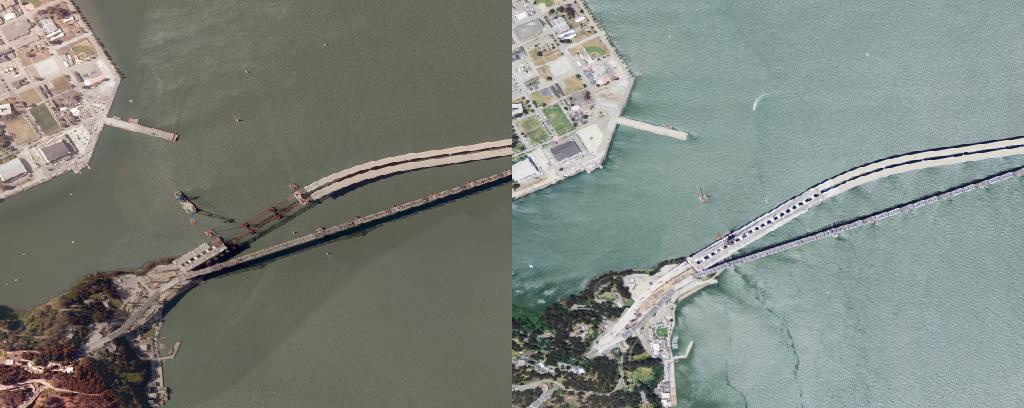
#> input picture changetiles/BayBridge-2010-2012-inputstiled.jpg, 1024 x 408 px
$ python test_binomial.py changetiles/BayBridge-2010-2012-inputstiled.jpg out.png out.png   (Python 2 division)
#> lines starting #> are read from the running program, lines starting #| are printed output that depends on the picture; after the words box and inside, x2 and y2 are one past the last pixel; in counts of white or black regions, pixels touching at a corner belong together; long printed decimals are rounded
""" test_binomial.py
Test whether keypoints are binomially distributed throughout an image.
:params:
: image_file: Filename of image
: save_file: Filename for saved K-S graph
: save_image_file: Filename for saved gridded image with keypoints
"""

import argparse
import numpy as np
import cv2
import scipy.stats
import matplotlib.pyplot as plt

# global parameters
NUMBER_OF_PATCHES_WIDE = 20
NUMBER_OF_PATCHES_HIGH = 16
KAZE_PARAMETER = 0.0003                 	# empirical
keypoint_color = (127,0,0)
black_color = (0,0,0)

def _count_keypoints_in_each_neighborhood(kps,im):
    # count keypoints in each patch defined by NUMBER_OF_PATCHES_{WIDE/HIGH}
    kp_count = np.zeros([NUMBER_OF_PATCHES_WIDE,NUMBER_OF_PATCHES_HIGH])
    for kp in kps:
        kp_count[int(kp.pt[1]/PATCH_WIDTH),int(kp.pt[0]/PATCH_HEIGHT)] += 1

    return kp_count.flatten()

def _calculate_keypoint_count_pmf(kp_count):
    # calculate properties of kp_count distribution
    max_count = kp_count.max()
    num_keypoints = kp_count.sum()
    prob = np.mean(kp_count) / float(num_keypoints)

    # calculate expected binomial pmf
    count_vals = np.arange(max_count)
    pmf_vals = NUMBER_OF_PATCHES_HIGH * NUMBER_OF_PATCHES_WIDE * scipy.stats.binom.pmf(count_vals,num_keypoints,prob)

    # calculate chi-squared
    kp_count_histogram = np.histogram(kp_count,max_count+1)[0]
    chi2,p = scipy.stats.chisquare(kp_count_histogram,pmf_vals)

    return pmf_vals,chi2,p

def _calculate_binom_cdf(kp_count):
    # calculate the CDF of a binomial distribution with the properties of kp_count
    max_count = kp_count.max()
    num_keypoints = kp_count.sum()
    prob = np.mean(kp_count) / float(num_keypoints)
    count_vals = np.arange(max_count)
    cdf_vals = scipy.stats.binom.cdf(count_vals,num_keypoints,prob)

    return count_vals, cdf_vals

def _calculate_ks_statistic(kp_cdf,binom_cdf):
    # calculate Kolmogorov-Smirnov statistic
    ks_vals = abs(kp_cdf - binom_cdf)
    return ks_vals.max()

def _prepare_image(im,kps):
    # draw grid lines and keypoints on image
    im_out = im.copy()
    for x in np.arange(NUMBER_OF_PATCHES_WIDE):
        im_out[x*PATCH_WIDTH,:] = black_color
    for y in np.arange(NUMBER_OF_PATCHES_HIGH):
        im_out[:,y*PATCH_HEIGHT] = black_color
    cv2.drawKeypoints(im_out,kps,im_out,color=keypoint_color,flags=0)
    return im_out

# main

# read args
parser = argparse.ArgumentParser(description='Test whether keypoints are binomially distributed.')
parser.add_argument('image_file', type=str, help='Image filename.')
parser.add_argument('save_file', type=str, help='Filename to save result.')
parser.add_argument('save_image_file', type=str, help='Filename to save image result.')
args = parser.parse_args()

# instantiate KAZE object
KAZE = cv2.KAZE_create(threshold = KAZE_PARAMETER)

# try to load image file [note grayscale: 0; color: 1; with alpha channel: cv2.IMREAD_UNCHANGED]
im_raw = cv2.imread(args.image_file,0)
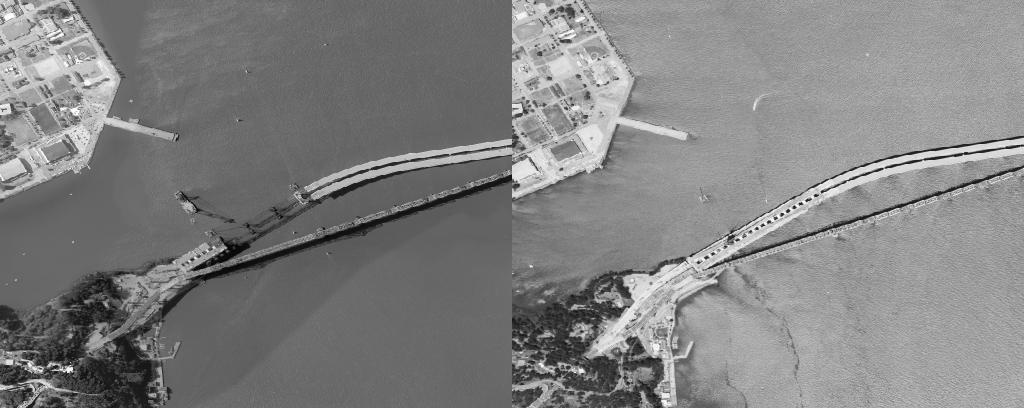
#> im_raw: shape (408, 1024); min 0, max 255, mean 129.3
im_color = cv2.imread(args.image_file,1)
#> im_color is the input picture: shape (408, 1024, 3); mean B, G, R 125.5, 131.8, 125.7
im_unchanged = cv2.imread(args.image_file,cv2.IMREAD_UNCHANGED)
IMAGE_WIDTH, IMAGE_HEIGHT = im_raw.shape[0], im_raw.shape[1]
#> IMAGE_WIDTH = 408; IMAGE_HEIGHT = 1024
print("Image width: {0}; image height: {1}".format(IMAGE_WIDTH,IMAGE_HEIGHT))
#| Image width: 408; image height: 1024
PATCH_WIDTH = IMAGE_WIDTH / NUMBER_OF_PATCHES_WIDE
#> PATCH_WIDTH = 20
PATCH_HEIGHT = IMAGE_HEIGHT / NUMBER_OF_PATCHES_HIGH
#> PATCH_HEIGHT = 64
print("Patch size: {0} wide, {1} high".format(PATCH_WIDTH,PATCH_HEIGHT))
#| Patch size: 20 wide, 64 high

# discard edges of image that are outside patch grid
trimmed_width = PATCH_WIDTH * NUMBER_OF_PATCHES_WIDE
#> trimmed_width = 400
trimmed_height = PATCH_HEIGHT * NUMBER_OF_PATCHES_HIGH
#> trimmed_height = 1024
print("Trimmed image: {0} wide, {1} high".format(trimmed_width,trimmed_height))
#| Trimmed image: 400 wide, 1024 high
im = np.zeros((trimmed_width,trimmed_height),dtype='uint8')
im[:,:] = im_raw[0:trimmed_width,0:trimmed_height]
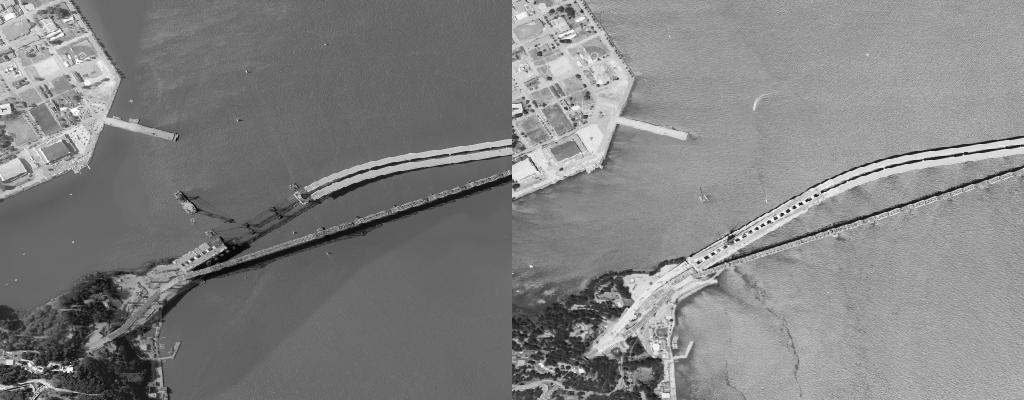
#> im: shape (400, 1024); min 0, max 255, mean 129.6

# detect keypoints
kps = KAZE.detect(im,None)
#> kps = 2979 keypoints; strongest (x, y, size): (603, 339, 26.5), (69, 369, 5.9), (100, 339, 20.4), (531, 169, 29.8)
print 'Found {0} kps in image'.format(len(kps))
#| Found 2979 kps in image

# count keypoints in each neighborhood/patch
kp_count = _count_keypoints_in_each_neighborhood(kps,im)
#> the loop in _count_keypoints_in_each_neighborhood, `for kp in kps:` made 2979 passes
#> kp on passes 1 to 3: keypoint at (29.8, 5.9), size 3.5, keypoint at (43.3, 6.4), size 3.5, keypoint at (554.7, 6.2), size 3.5
#> kp_count = 320 values, max 49 at index 88, min 0 at index 2, mean 9.31

# calculate theoretical binomial CDF
count_vals, binom_cdf = _calculate_binom_cdf(kp_count)
#> in _calculate_binom_cdf, `max_count = kp_count.max()`: max_count = 49
#> in _calculate_binom_cdf, `num_keypoints = kp_count.sum()`: num_keypoints = 2979
#> in _calculate_binom_cdf, `prob = np.mean(kp_count) / float(num_keypoints)`: prob = 0.00312
#> in _calculate_binom_cdf, `cdf_vals = scipy.stats.binom.cdf(count_vals,num_keypoints,prob)`: cdf_vals = 49 values from 8.93e-05 to 1
#> count_vals = 49 values from 0 to 48; binom_cdf = 49 values from 8.93e-05 to 1

# calculate CDF for keypoints
bin_edges = np.arange(kp_count.max()+1)
#> bin_edges = 50 values from 0 to 49
kp_hist, bin_edges = np.histogram(kp_count,bin_edges,density=True)
#> kp_hist = 49 values, max 0.503 at index 0, min 0 at index 42, mean 0.0204
kp_cdf = np.cumsum(kp_hist)
#> kp_cdf = 49 values from 0.503 to 1

# calculate K-S statistic
ks_stat = _calculate_ks_statistic(kp_cdf,binom_cdf)
#> in _calculate_ks_statistic, `ks_vals = abs(kp_cdf - binom_cdf)`: ks_vals = 49 values, max 0.577 at index 3, min 4.44e-16 at index 48, mean 0.178
#> ks_stat = 0.577

# print output
print("File: {0}, N_kps: {1}, K-S stat: {2}".format(args.image_file,len(kps),ks_stat))
#| File: changetiles/BayBridge-2010-2012-inputstiled.jpg, N_kps: 2979, K-S stat: 0.5768

# build figure
fig = plt.figure(figsize=(5,3.5))

# plot keypoints-per-patch histogram and expected pmf
ax1 = fig.add_subplot(1,1,1)
ax1.plot(count_vals+0.5, kp_cdf,'bs')
ax1.plot(count_vals+0.5, binom_cdf,'ro')     # offset x vals by 0.5 to center point on bar
ax1.set_xlabel("Keypoints in patch")
ax1.set_ylabel("Cumulative fraction of patches")

# save
fig.savefig(args.save_file, bbox_inches='tight')
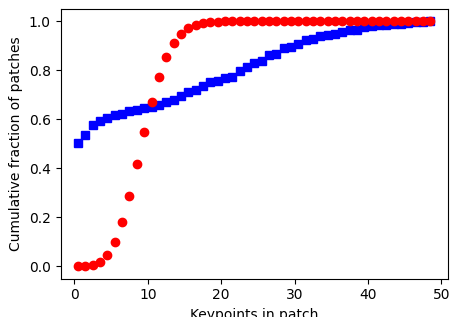
#> figure drawn by matplotlib, 1 panel; curve peaks at x = 48.5, y = 1; curve peaks at x = 44.5, y = 1

# display
#plt.show()

# save image with keypoints and gridlines
cv2.imwrite(args.save_image_file,_prepare_image(im_unchanged,kps))
#> after the loop in _prepare_image, `for x in np.arange(NUMBER_OF_PATCHES_WIDE):`:
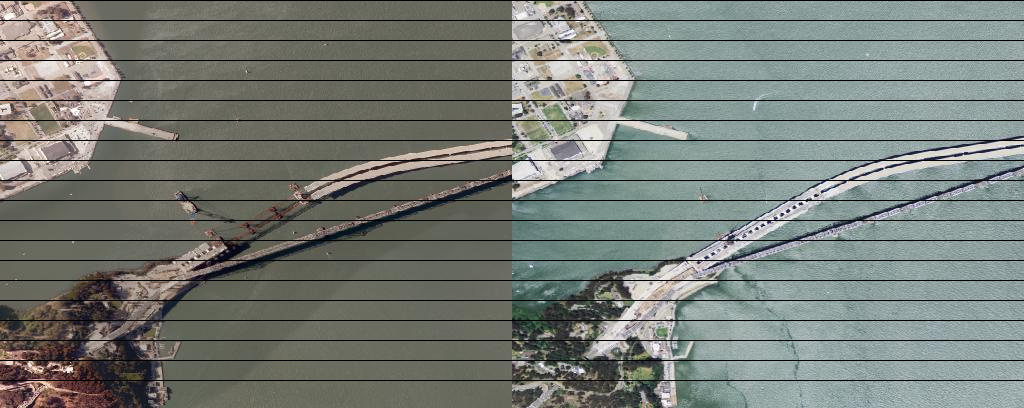
#> im_out: shape (408, 1024, 3); 4.9% of pixels changed, all inside (x1, y1, x2, y2) = (0, 0, 1024, 381)
#> after the loop in _prepare_image, `for y in np.arange(NUMBER_OF_PATCHES_HIGH):`:
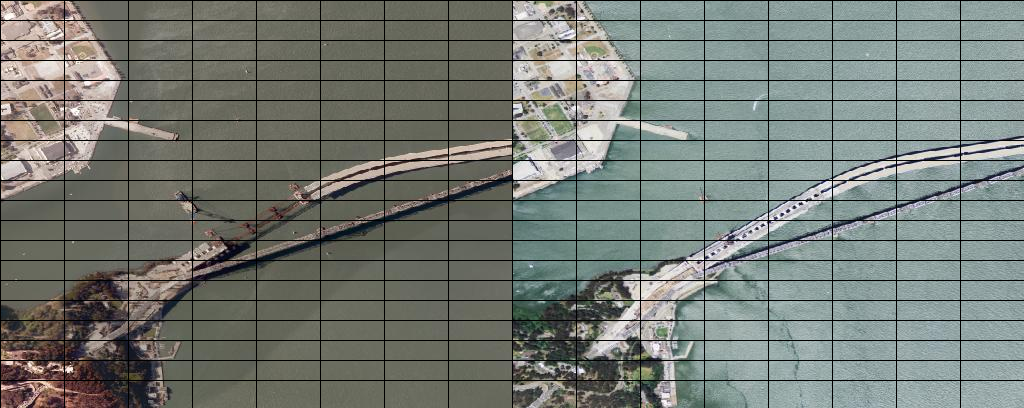
#> im_out: shape (408, 1024, 3); 1.49% of pixels changed, all inside (x1, y1, x2, y2) = (0, 1, 961, 408)
#> in _prepare_image, `cv2.drawKeypoints(im_out,kps,im_out,color=keypoint_color,flags=0)`:
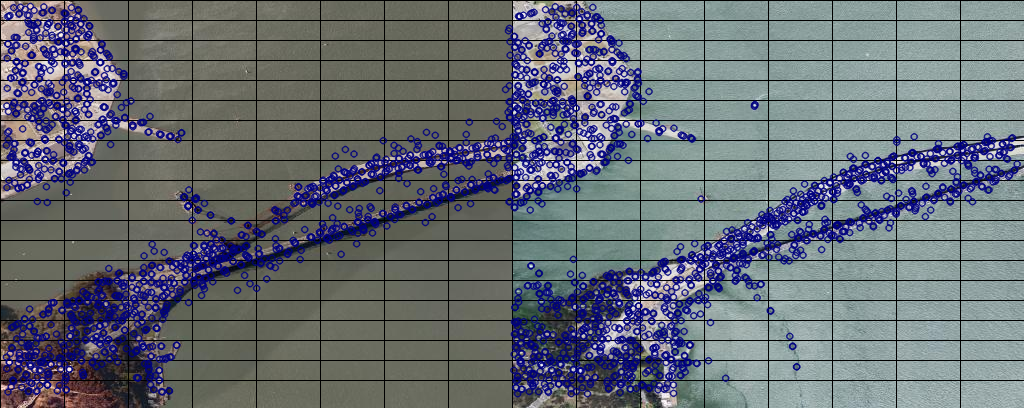
#> im_out: shape (408, 1024, 3); 19.91% of pixels changed, all inside (x1, y1, x2, y2) = (2, 2, 1022, 398)

"""
# add image with keypoints
fig2 = plt.figure()
ax2 = fig2.add_subplot(1,1,1)
im_drawn = _prepare_image(im_color,kps)
ax2.imshow(im_drawn,alpha=0.8)
ax2.xaxis.set_visible(False)
ax2.yaxis.set_visible(False)
fig2.savefig(args.save_image_file, bbox_inches='tight', transparent=True, facecolor = fig.get_facecolor())
plt.show()
"""

$ run again, on changetiles/CalAcademy-2005-2009-inputstiled.jpg
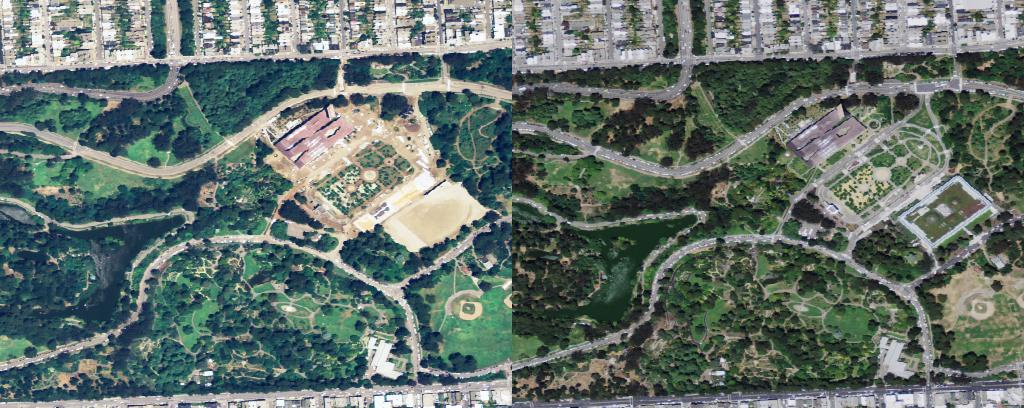
#> input picture changetiles/CalAcademy-2005-2009-inputstiled.jpg, 1024 x 408 px
#> im_color is the input picture: shape (408, 1024, 3); mean B, G, R 107.1, 112.9, 99.2
#| Image width: 408; image height: 1024
#| Patch size: 20 wide, 64 high
#| Trimmed image: 400 wide, 1024 high
#> `im[:,:] = im_raw[0:trimmed_width,0:trimmed_height]`:
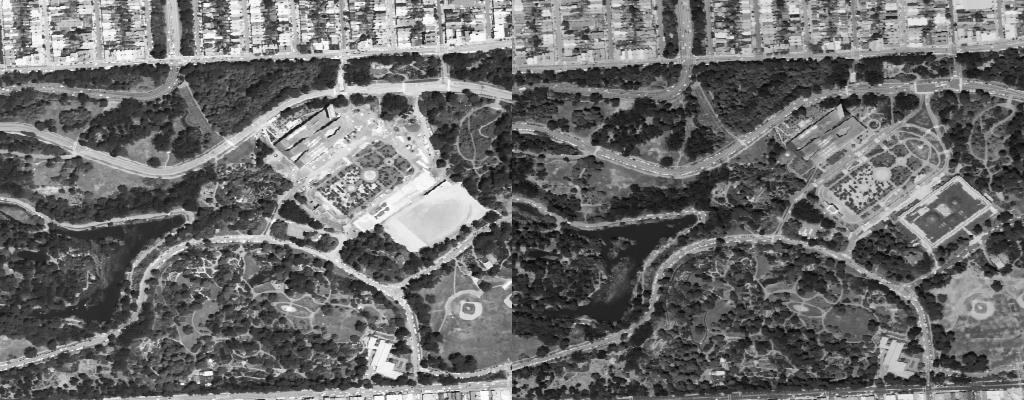
#> im: shape (400, 1024); min 0, max 255, mean 107.1
#> kps = 8571 keypoints; strongest (x, y, size): (358, 71, 16.2), (394, 105, 16.6), (158, 50, 9.6), (332, 255, 9.5)
#| Found 8571 kps in image
#> the loop in _count_keypoints_in_each_neighborhood, `for kp in kps:` made 8571 passes
#> kp on passes 1 to 3: keypoint at (35.6, 5.5), size 3.4, keypoint at (65.8, 6.1), size 3.5, keypoint at (216.9, 5.6), size 3.5
#> kp_count = 320 values, max 44 at index 196, min 7 at index 166, mean 26.78
#> max_count = 44
#> num_keypoints = 8571
#> prob = 0.00313
#> cdf_vals = 44 values from 2.24e-12 to 0.999
#> `count_vals, binom_cdf = _calculate_binom_cdf(kp_count)`: count_vals = 44 values from 0 to 43; binom_cdf = 44 values from 2.24e-12 to 0.999
#> kp_hist = 44 values, max 0.0938 at index 28, min 0 at index 0, mean 0.0227
#> kp_cdf = 44 values from 0 to 1
#> ks_vals = 44 values, max 0.0991 at index 31, min 2.24e-12 at index 0, mean 0.0368
#> ks_stat = 0.0991
#| File: changetiles/CalAcademy-2005-2009-inputstiled.jpg, N_kps: 8571, K-S stat: 0.09907
#> in _prepare_image, `cv2.drawKeypoints(im_out,kps,im_out,color=keypoint_color,flags=0)`:
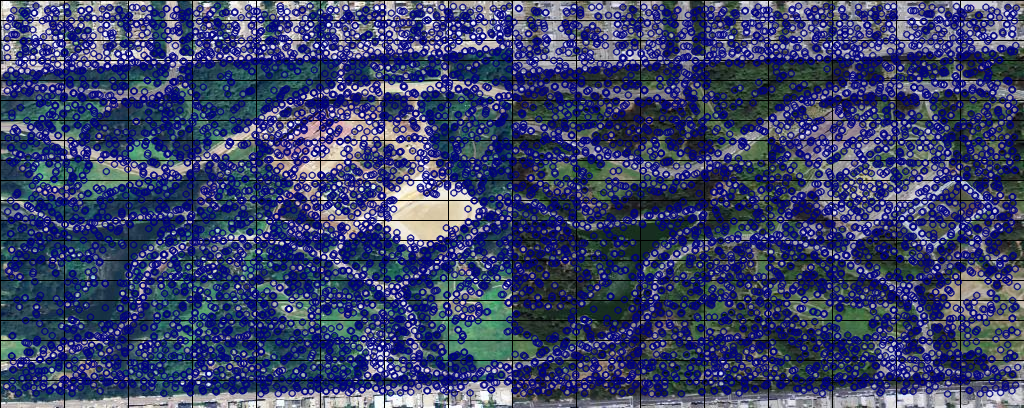
#> im_out: shape (408, 1024, 3); mean B, G, R 109.4, 68.3, 59.6

$ run again, on changetiles/Candlestick-2009-2012-inputstiled.jpg
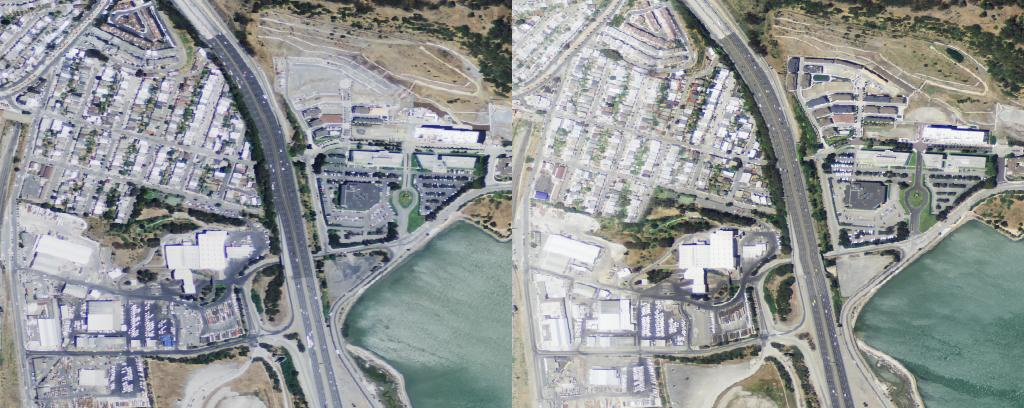
#> input picture changetiles/Candlestick-2009-2012-inputstiled.jpg, 1024 x 408 px
#> im_color is the input picture: shape (408, 1024, 3); mean B, G, R 150.8, 150.6, 146.8
#| Image width: 408; image height: 1024
#| Patch size: 20 wide, 64 high
#| Trimmed image: 400 wide, 1024 high
#> `im[:,:] = im_raw[0:trimmed_width,0:trimmed_height]`:
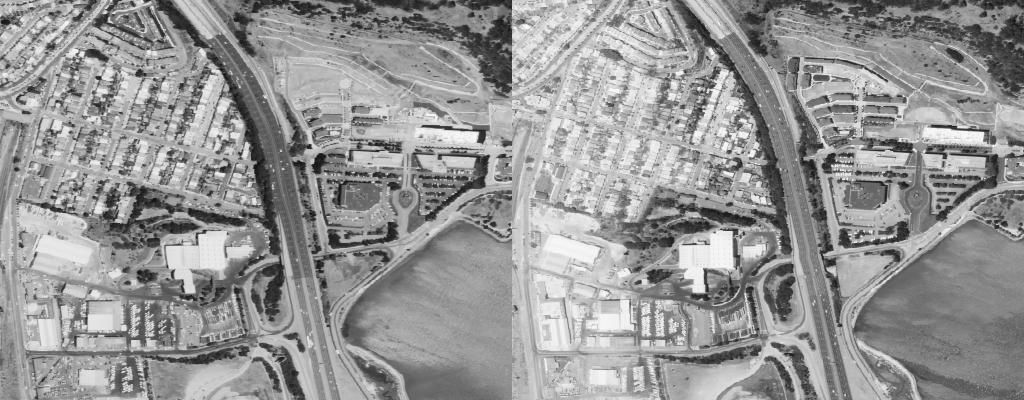
#> im: shape (400, 1024); min 7, max 255, mean 149.3
#> kps = 6866 keypoints; strongest (x, y, size): (698, 287, 8), (482, 161, 9.4), (483, 134, 9.6), (190, 288, 7.5)
#| Found 6866 kps in image
#> the loop in _count_keypoints_in_each_neighborhood, `for kp in kps:` made 6866 passes
#> kp on passes 1 to 3: keypoint at (68.9, 6), size 3.5, keypoint at (74.9, 6.1), size 3.5, keypoint at (291.2, 6), size 3.5
#> kp_count = 320 values, max 39 at index 23, min 0 at index 207, mean 21.46
#> max_count = 39
#> num_keypoints = 6866
#> prob = 0.00313
#> cdf_vals = 39 values from 4.65e-10 to 1
#> `count_vals, binom_cdf = _calculate_binom_cdf(kp_count)`: count_vals = 39 values from 0 to 38; binom_cdf = 39 values from 4.65e-10 to 1
#> kp_hist = 39 values, max 0.0656 at index 0, min 0 at index 2, mean 0.0256
#> kp_cdf = 39 values from 0.0656 to 1
#> ks_vals = 39 values, max 0.229 at index 27, min 0.000412 at index 38, mean 0.119
#> ks_stat = 0.229
#| File: changetiles/Candlestick-2009-2012-inputstiled.jpg, N_kps: 6866, K-S stat: 0.229
#> in _prepare_image, `cv2.drawKeypoints(im_out,kps,im_out,color=keypoint_color,flags=0)`:
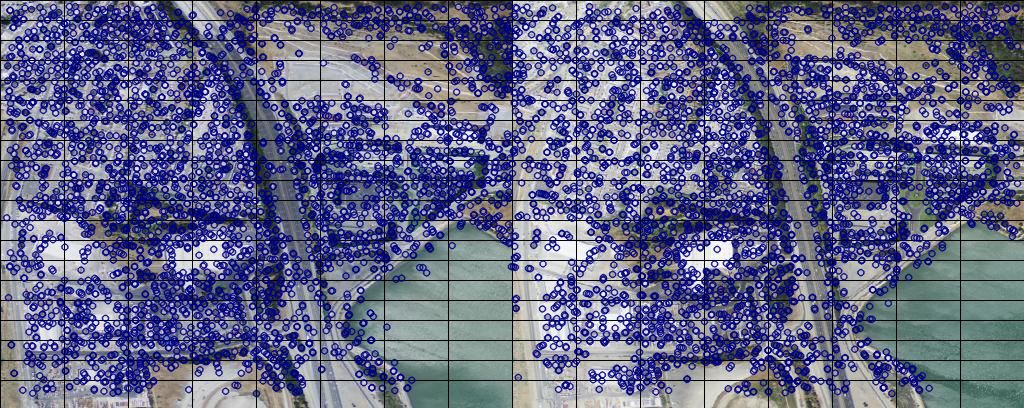
#> im_out: shape (408, 1024, 3); mean B, G, R 137.5, 101.8, 98.8
